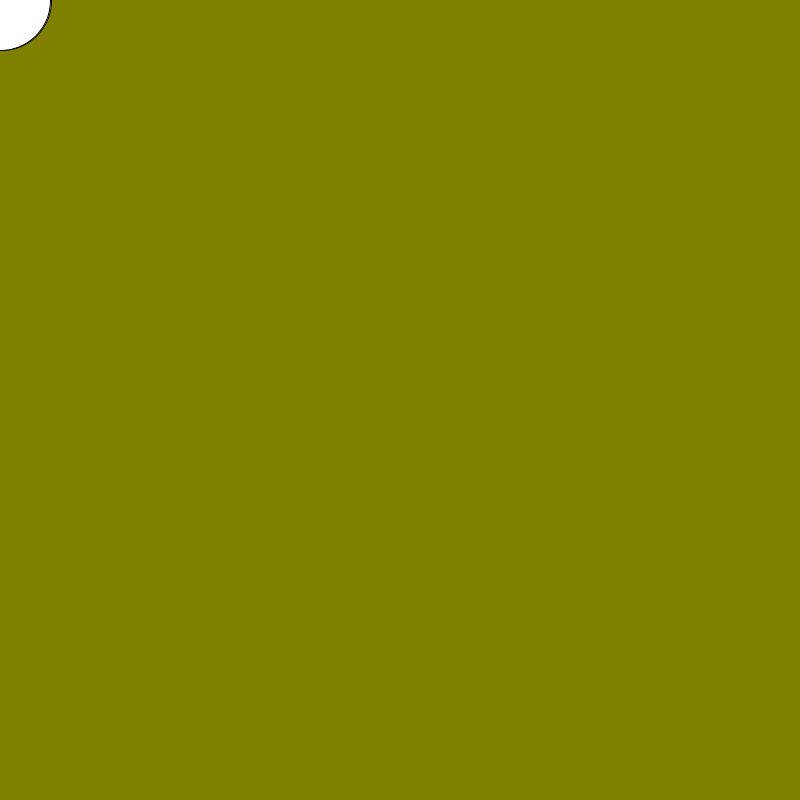
Frame 1 (no input)
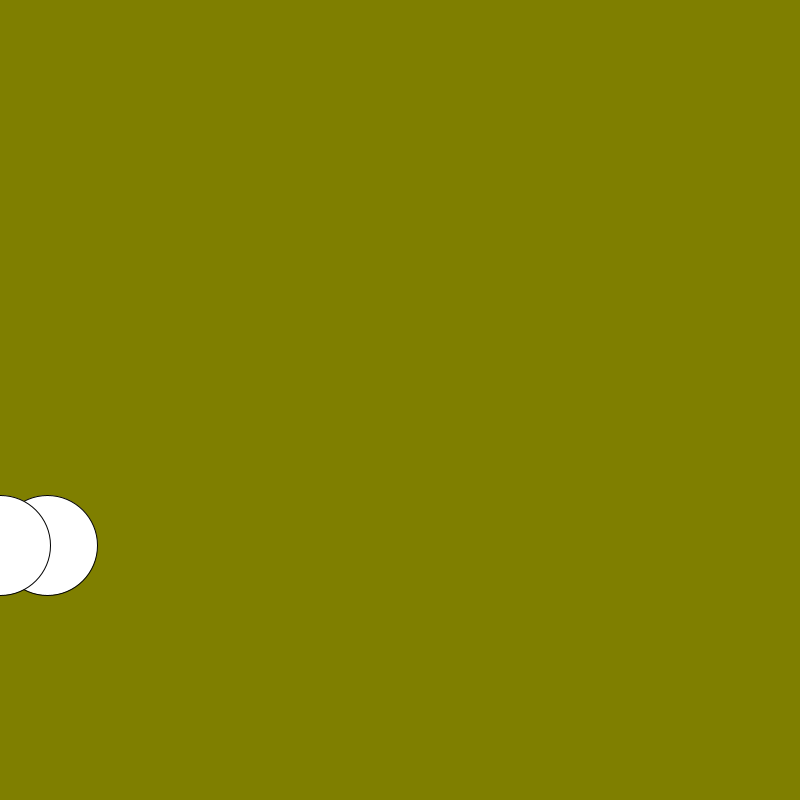
Frame 60 (the mouse pressed at the canvas centre just before this capture)
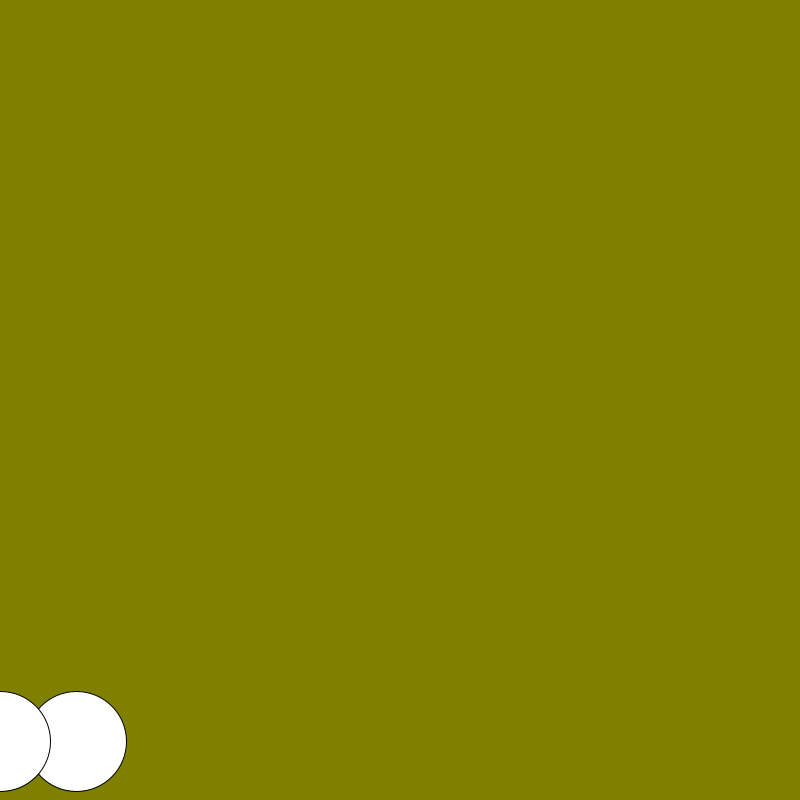
Frame 120 (the mouse held since frame 60 and released just before this capture)

The Processing sketch that drew these frames (run headless with seeded random() and noise(); from frame 60 on, the mouse is pressed at the canvas centre):

// Processing sketch: processing_82847
// ── processing_82847.pde

//Final 1
//In class Physics demonstration; 2 bouncing balls.
//alexander werdmuller von elgg

float x;
float y;
float vx;
float vy;
float fx;
float fy;
float g;

void setup(){
size(800,800);
x = 0;
y = 0;
vx = 1;
vy = .5;
g = 1;
fx = .9918;
fy = -.5;

smooth();

colorMode(HSB,300,50,100,50);
background(150,20,50,100);
}

void draw (){
 background(50,50,50,100);
  x+=vx;
  y+=vy;
  vx*=fx;
  vy+=g;
  

  ellipse(x,y,100,100);
  
  
  if(y>height-50){
   
    y=height-50;
    vy*=fy;
    }
  
  if(x>80){
    vy+=2;
    vx+=0;
    }
    
    ellipse(vx,y,100,100);
    if(y>height-50){
   
    y=height-50;
    vy*=fy;
    }
  
  if(x>80){
    vy+=2;
    vx+=0;
    }
  
}
